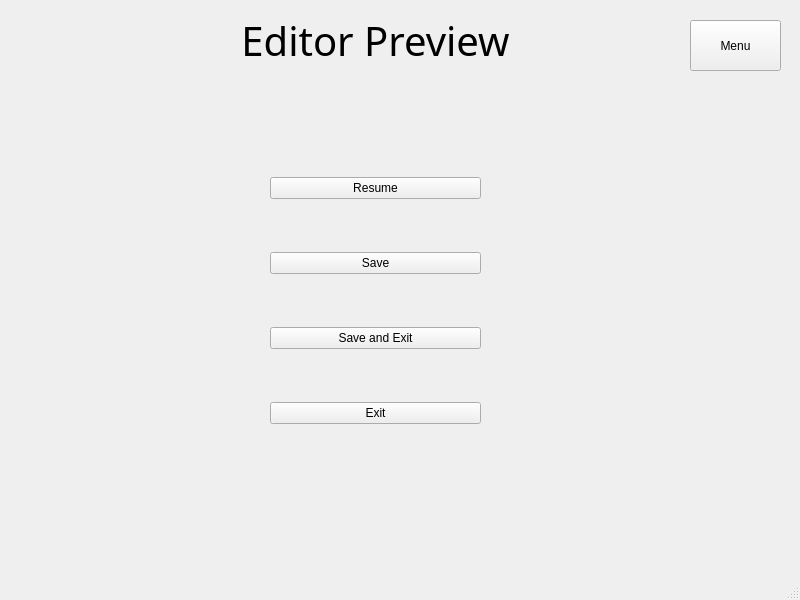
<?xml version="1.0" encoding="UTF-8"?>
<ui version="4.0">
 <class>MainWindow</class>
 <widget class="QMainWindow" name="MainWindow">
  <property name="geometry">
   <rect>
    <x>0</x>
    <y>0</y>
    <width>800</width>
    <height>600</height>
   </rect>
  </property>
  <property name="windowTitle">
   <string>MainWindow</string>
  </property>
  <widget class="QWidget" name="centralwidget">
   <widget class="QLabel" name="Title">
    <property name="geometry">
     <rect>
      <x>220</x>
      <y>-10</y>
      <width>311</width>
      <height>101</height>
     </rect>
    </property>
    <property name="font">
     <font>
      <family>MS Reference Sans Serif</family>
      <pointsize>30</pointsize>
      <weight>50</weight>
      <bold>false</bold>
      <underline>false</underline>
      <strikeout>false</strikeout>
      <kerning>true</kerning>
     </font>
    </property>
    <property name="text">
     <string>Editor Preview</string>
    </property>
    <property name="alignment">
     <set>Qt::AlignCenter</set>
    </property>
    <property name="wordWrap">
     <bool>false</bool>
    </property>
   </widget>
   <widget class="QWidget" name="verticalLayoutWidget">
    <property name="geometry">
     <rect>
      <x>270</x>
      <y>130</y>
      <width>211</width>
      <height>341</height>
     </rect>
    </property>
    <layout class="QVBoxLayout" name="verticalLayout">
     <item>
      <widget class="QPushButton" name="pushButton_4">
       <property name="text">
        <string>Resume</string>
       </property>
      </widget>
     </item>
     <item>
      <widget class="QPushButton" name="pushButton_2">
       <property name="text">
        <string>Save</string>
       </property>
      </widget>
     </item>
     <item>
      <widget class="QPushButton" name="pushButton_3">
       <property name="text">
        <string>Save and Exit</string>
       </property>
      </widget>
     </item>
     <item>
      <widget class="QPushButton" name="pushButton">
       <property name="text">
        <string>Exit</string>
       </property>
      </widget>
     </item>
    </layout>
   </widget>
   <widget class="QPushButton" name="pushButton_5">
    <property name="geometry">
     <rect>
      <x>690</x>
      <y>20</y>
      <width>91</width>
      <height>51</height>
     </rect>
    </property>
    <property name="styleSheet">
     <string notr="true">
QPushButton#pushButton_5:pressed {
	background-color: rgb(255, 255, 127);
 }

QPushButton#pushButton_5:hover {
	background-color: rgb(255, 255, 127);
 }</string>
    </property>
    <property name="text">
     <string>Menu</string>
    </property>
   </widget>
  </widget>
  <widget class="QStatusBar" name="statusbar"/>
 </widget>
 <resources/>
 <connections/>
</ui>
